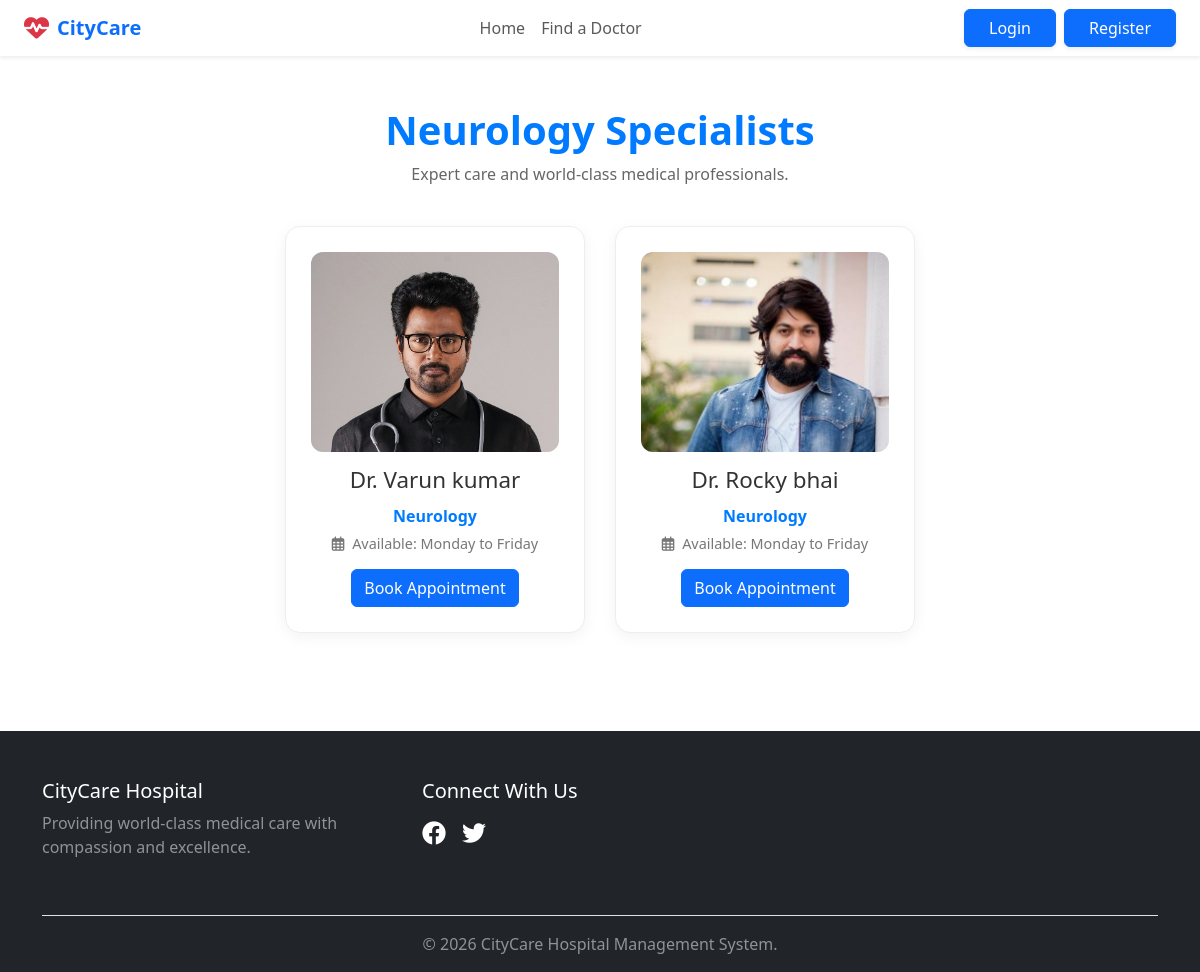
Page /department/Neurology/ on the committed database.
### doctors/models.py (models this page shows, shortened)
class Doctor(models.Model):
    objects = None
    user = models.OneToOneField(settings.AUTH_USER_MODEL, on_delete=models.CASCADE)
    department = models.ForeignKey(Department, on_delete=models.SET_NULL, null=True, related_name='doctors')
    specialization = models.CharField(max_length=150)
    profile_picture = models.ImageField(upload_to='profile_pics/doctors/', null=True, blank=True)
    available_days = models.CharField(max_length=100, help_text="e.g., Mon, Wed, Fri")

### accounts/models.py (models this page shows, shortened)
class CustomUser(AbstractUser):
    is_admin = models.BooleanField(default=False)
    is_doctor = models.BooleanField(default=False)
    is_patient = models.BooleanField(default=False)

### core/views.py (the view)
# urls.py: path('department/<str:dept_name>/', views.department_detail, name='department_detail'),
def department_detail(request, dept_name):
    doctors = Doctor.objects.filter(department__name__iexact=dept_name)
    return render(request, 'department_detail.html', {
        'department': dept_name.capitalize(),
        'doctors': doctors
    })

### dashboard/context_processors.py (called while the page is built)
def user_notifications(request):
    if request.user.is_authenticated:
        unread_notifications = Notification.objects.filter(user=request.user, is_read=False).order_by('-created_at')
        return {
            'notifications': unread_notifications,
            'unread_count': unread_notifications.count()
        }
    return {'notifications': [], 'unread_count': 0}

### templates/department_detail.html
{% extends 'base.html' %}
{% block content %}
<div style="padding: 50px; text-align: center; font-family: 'Segoe UI', sans-serif;">
    <h1 style="color: #007bff; font-size: 2.5rem; font-weight: 700;">{{ department }} Specialists</h1>
    <p style="color: #666; margin-bottom: 40px;">Expert care and world-class medical professionals.</p>
    <div style="display: flex; flex-wrap: wrap; justify-content: center; gap: 30px;">
        {% for doctor in doctors %}
            <div class="doctor-card-anim" style="border: 1px solid #eee; border-radius: 15px; padding: 25px; width: 300px; box-shadow: 0 4px 15px rgba(0,0,0,0.05); background: #fff;">
                <div style="height: 200px; background: #f0f2f5; border-radius: 12px; margin-bottom: 15px; overflow: hidden; display: flex; align-items: center; justify-content: center;">
                    {% if doctor.profile_picture %}
                        <img src="{{ doctor.profile_picture.url }}" style="width: 100%; height: 100%; object-fit: cover; object-position: top; transition: transform 0.4s ease;">
                    {% else %}
                        <span style="color: #ccc; font-size: 3rem;">👤</span>
                    {% endif %}
                </div>
                <h3 style="margin: 10px 0; color: #333; font-size: 1.4rem;">
                    Dr. {{ doctor.user.first_name }} {{ doctor.user.last_name }}
                </h3>
                <p style="color: #007bff; font-weight: 600; margin: 5px 0;">{{ doctor.specialization }}</p>
                <p style="color: #777; font-size: 0.9rem; margin-bottom: 15px;">
                    <i class="far fa-calendar-alt me-1"></i> Available: {{ doctor.available_days }}
                </p>
                <a href="{% url 'book_appointment' %}?doctor={{ doctor.id }}" class="btn btn-primary">
    Book Appointment
</a>
            </div>
        {% empty %}
            <div class="py-5">
                <i class="fas fa-user-slash fa-3x text-light mb-3"></i>
                <p style="color: #999;">No doctors found in this department.</p>
                <a href="/" class="text-primary text-decoration-none">Return to Home</a>
            </div>
        {% endfor %}
    </div>
</div>
{% endblock %}

### rows in the picture
Doctor: profile_picture (picture), user.first_name "Varun", user.last_name "kumar", specialization "Neurology", available_days "Monday to Friday"
Doctor: profile_picture (picture), user.first_name "Rocky", user.last_name "bhai", specialization "Neurology", available_days "Monday to Friday"

### other values in the picture
{{ department }} "Neurology"
